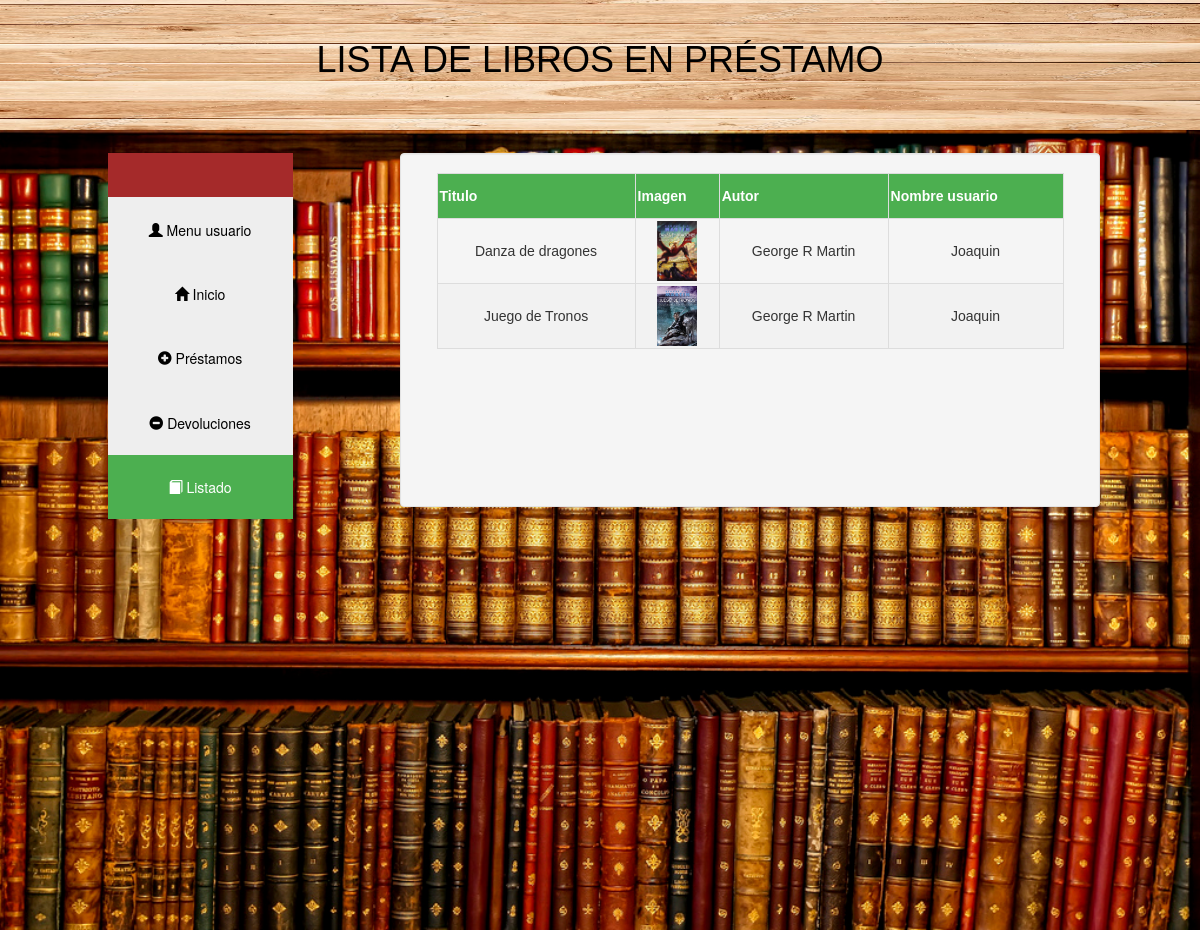
Screenshot of /listado.php with the database file from the repository.
### tables this page shows
CREATE TABLE IF NOT EXISTS `prestamos` (
  `id_prestamo` int(11) NOT NULL AUTO_INCREMENT,
  `id_libro` int(11) NOT NULL,
  `id_usuario` int(11) NOT NULL,
  `fecha_prestamo` date NOT NULL,
  `fecha_devolucion` date DEFAULT NULL,
  PRIMARY KEY (`id_prestamo`),
  KEY `prestamos_ibfk_1` (`id_libro`),
  KEY `prestamos_ibfk_2` (`id_usuario`)
);

CREATE TABLE IF NOT EXISTS `libros` (
  `id_libro` int(11) NOT NULL AUTO_INCREMENT,
  `titulo` varchar(50) NOT NULL,
  `autor` varchar(50) NOT NULL,
  `cantidad` int(11) DEFAULT NULL,
  `imagen` varchar(100) NOT NULL,
  PRIMARY KEY (`id_libro`)
);

CREATE TABLE IF NOT EXISTS `usuarios` (
  `id_usuario` int(11) NOT NULL AUTO_INCREMENT,
  `nombre` varchar(15) NOT NULL,
  `clave` varchar(50) NOT NULL,
  PRIMARY KEY (`id_usuario`)
);

### listado.php (the view, shortened to what this page needs)
<!DOCTYPE html>
<html>
    <head>
        <link rel="stylesheet" href="https://stackpath.bootstrapcdn.com/bootstrap/4.1.3/css/bootstrap.min.css">
        <link rel="stylesheet" href="https://maxcdn.bootstrapcdn.com/bootstrap/3.3.7/css/bootstrap.min.css">
        <link rel="stylesheet" type="text/css" href="estilos/estilos2.css">
    </head>
    <body>
        <header><br><h1 style="text-align:center;"> LISTA DE LIBROS EN PRÉSTAMO </h1>
             <br><br>
        </header>
        <div class = "container-fluid text-center" id="contenedor">
        <div class="row">
            <div class="col-lg-4">
                <div class="vertical-menu">
                    <a href="#" class="nombre"> <?php session_start(); echo $_SESSION['nombre']; ?> </a>
                    <a href="menu_usuario.php" ><i class="glyphicon glyphicon-user"></i>  Menu usuario</a>
                    <a href="index.php"><i class="glyphicon glyphicon-home"></i>  Inicio</a>
                    <a href="prestamos.php"><i class="glyphicon glyphicon-plus-sign"></i> Préstamos</a>
                    <a href="devoluciones.php"><i class="glyphicon glyphicon-minus-sign"></i> Devoluciones</a>
                    <a href="listado.php" class="active"><i class="glyphicon glyphicon-book"></i> Listado</a>
                </div>
            </div>
            <div class="col-lg-7 well" >
                <?php
                    include("conexion.php");
                    $consulta="SELECT * FROM prestamos  WHERE  fecha_devolucion IS NULL";
                    $paquete=mysqli_query($conexion,$consulta);
                    echo "<table style='border:1px solid;'><thead>
                    <th>Titulo</th><th>Imagen</th><th>Autor</th><th>Nombre usuario</th></thead>";
                    while($fila=mysqli_fetch_array($paquete)){
                        $consulta2="SELECT * FROM usuarios WHERE id_usuario='$fila[id_usuario]'";
                        $paquete2=mysqli_query($conexion,$consulta2);
                        $fila2=mysqli_fetch_array($paquete2);
                        $consulta2="SELECT * FROM libros WHERE id_libro='$fila[id_libro]'";
                        $paquete2=mysqli_query($conexion,$consulta2);
                        $fila3=mysqli_fetch_array($paquete2);
                        echo '<tr><form action="prestamos.php" method="post">
                        <td>'.$fila3['titulo'].'</td>
                        <td><a href="'.$fila3['imagen'].'" target="_blank"><img  width=40px height=60px src="'.$fila3['imagen'].'"></a></td>
                        <td>'.$fila3['autor'].'</td>
                        <td>'.$fila2['nombre'].'</td>
                        <td style="display:none;"><input type="hidden" name="id" value="'.$fila['id_libro'].'"></td> </form></tr>';
                    }
                    echo '</table>';
                ?>
            </div>
        </div>
        </div>
    </body>
</html>

### estilos/estilos2.css (style rules this page uses)
body { background-color:rgba(128, 128, 128, 0.247); }
.vertical-menu { width: 50%; height: 80%; margin: 0 auto; margin-bottom: 2%; border-radius: 10px; }
.vertical-menu a { background-color: #eee; color: black; display: block; padding: 12%; text-decoration: none; }
.vertical-menu a.active { background-color: #4CAF50; color: white; }
.vertical-menu .nombre { background-color:brown; color: white; font-size: 16px; }
.row { margin-top: 2%; }
header { background-image:url("../imagenes/madera.jpg"); background-size:100% 100%; margin-top: 0; color: black; font-weight: bolder; font-family: 'Trebuchet MS', 'Lucida Sans Unicode', 'Lucida Grande', 'Lucida Sans', Arial, sans-serif; }
#contenedor { text-align: center; height: 100vh; background-image: url("../imagenes/biblioteca.jpg"); background-size: 100% 100%; }
table { width: 95%; font-family: "Trebuchet MS", Arial, Helvetica, sans-serif; margin:0 auto; }
td, th { border: 1px solid #ddd; padding: 2px; text-overflow: visible; }
tr:nth-child(even) { background-color: #f2f2f2; }
th { padding-top: 12px; padding-bottom: 12px; text-align: left; background-color: #4CAF50; color: white; }

### rows the page displays
prestamos: id_libro.titulo "Danza de dragones", id_libro.imagen (picture), id_libro.autor "George R Martin", id_usuario.nombre "Joaquin"
prestamos: id_libro.titulo "Juego de Tronos", id_libro.imagen (picture), id_libro.autor "George R Martin", id_usuario.nombre "Joaquin"
